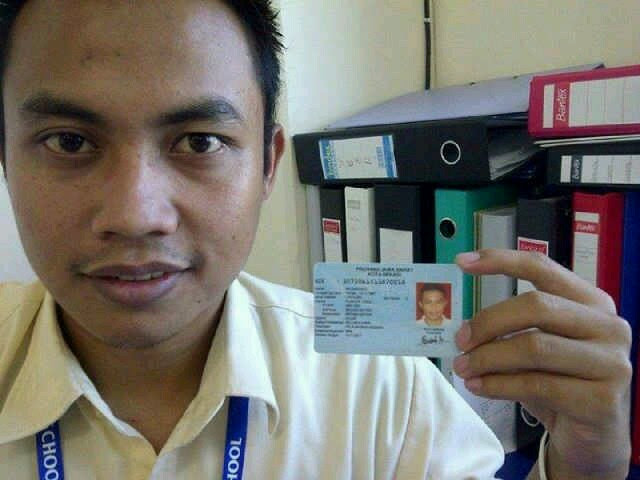
#> input picture test/images/test1.jpg, 640 x 480 px, found by its file name; its folder holds only this picture in this run
$ python ShowBoundingBox.py
#> lines starting #> are read from the running program, lines starting #| are printed output that depends on the picture
import os
import cv2
import numpy as np
import matplotlib.pyplot as plt


def face_coord(faces):
    return faces[:1][0]


def ktp_coord(ktps):
    if len(ktps) > 1:
        ktp = np.mean(ktps, axis=0, dtype=int)
        return ktp
    else:
        return ktps[0]


def define_position(ktp_position, face_position):
    kx, ky, kw, kh = ktp_position
    fx, fy, fw, fh = face_position

    c_x = (fx + (fx + fw)) / 2
    c_y = (fy + (fy + fh)) / 2

    br_x = fx+fw
    br_y = fy+fh

    tr_x = fx+fw
    tr_y = fy

    bl_x = fx
    bl_y = fy+fh

    if kx < c_x:
        if ky < c_y:
            if kx >= fx:
                return "Top"
            else:
                return "Left"
        else:
            if kx >= bl_x:
                return "Bottom"
            else:
                return "Left"
    else:
        if ky < c_y:
            if kx <= tr_x:
                return "Top"
            else:
                return "Right"
        else:
            if kx <= br_x:
                return "Bottom"
            else:
                return "Right"


def plot_image(image, ktp_position,
               face_position, position_desc):
    font = cv2.FONT_HERSHEY_SIMPLEX
    kx, ky, kw, kh = ktp_position
    fx, fy, fw, fh = face_position
    cv2.rectangle(
        image,
        (kx, ky),
        (kx + kw, ky + kh),
        (255, 0, 0), 2)
    cv2.rectangle(
        image,
        (fx, fy),
        (fx + fw, fy + fh),
        (0, 255, 0), 2)
    cv2.putText(
        image,
        position_desc,
        (kx - 5, ky - 5),
        font, 0.7,
        (255, 255, 0), 2,
        cv2.LINE_AA)
    return image


def classify_object_in(image):
    gray = cv2.cvtColor(image, cv2.COLOR_BGR2GRAY)

    ktpCascade = cv2.CascadeClassifier('trainedclassifier/ktpcascade.xml')
    faceCascade = cv2.CascadeClassifier('trainedclassifier/facecascade.xml')

    faces = faceCascade.detectMultiScale(gray, 1.1, 5)
    ktps = ktpCascade.detectMultiScale(gray, 1.1, 5)

    ktp_position = ktp_coord(ktps)
    face_position = face_coord(faces)

    position = define_position(
        ktp_position,
        face_position)
    new_image = plot_image(
        image,
        ktp_position,
        face_position,
        position)

    return new_image


def classify_all_test_images():
    for image in os.listdir('test/images'):
        im = cv2.imread('test/images/' + image)
#> im is the input picture: shape (480, 640, 3); mean B, G, R 110.6, 117.6, 120.8
        new_image = classify_object_in(im)
#> in classify_object_in, `gray = cv2.cvtColor(image, cv2.COLOR_BGR2GRAY)`:
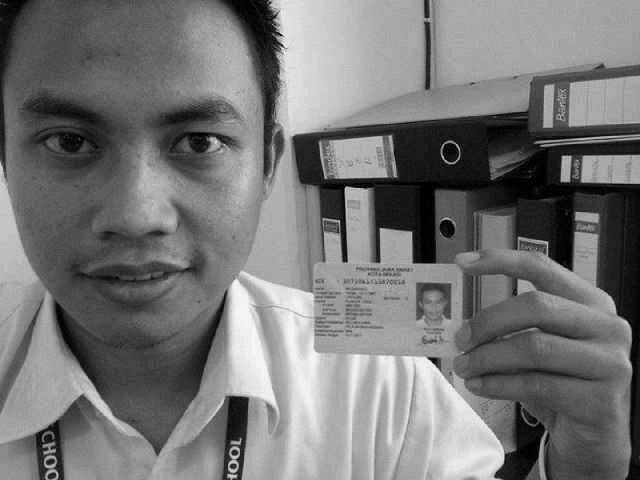
#> gray: shape (480, 640); min 0, max 249, mean 117.8
#> in classify_object_in, `faces = faceCascade.detectMultiScale(gray, 1.1, 5)`: faces = [[419, 291, 29, 29], [9, 41, 277, 277]]
#> in classify_object_in, `ktps = ktpCascade.detectMultiScale(gray, 1.1, 5)`: ktps = [[472, 212, 48, 48], [332, 133, 50, 50], [368, 170, 69, 69], [324, 247, 115, 115]]
#> in ktp_coord, `ktp = np.mean(ktps, axis=0, dtype=int)`: ktp = [374, 190, 70, 70]
#> in classify_object_in, `face_position = face_coord(faces)`: face_position = [419, 291, 29, 29]
#> in define_position, `kx, ky, kw, kh = ktp_position`: kx = 374; ky = 190; kw = 70
#> in define_position, `fx, fy, fw, fh = face_position`: fx = 419; fy = 291; fw = 29
#> in define_position, `c_x = (fx + (fx + fw)) / 2`: c_x = 433.5
#> in define_position, `c_y = (fy + (fy + fh)) / 2`: c_y = 305.5
#> in define_position, `br_x = fx+fw`: br_x = 448
#> in define_position, `br_y = fy+fh`: br_y = 320
#> in define_position, `tr_x = fx+fw`: tr_x = 448
#> in define_position, `tr_y = fy`: tr_y = 291
#> in define_position, `bl_x = fx`: bl_x = 419
#> in define_position, `bl_y = fy+fh`: bl_y = 320
#> in classify_object_in, `position = define_position( ktp_position, face_position)`: position = 'Left'
#> in plot_image, `kx, ky, kw, kh = ktp_position`: kx = 374; ky = 190; kw = 70
#> in plot_image, `fx, fy, fw, fh = face_position`: fx = 419; fy = 291; fw = 29
#> in plot_image, `cv2.putText( image, position_desc, (kx - 5, ky - 5), font, 0.7, (255, ..`:
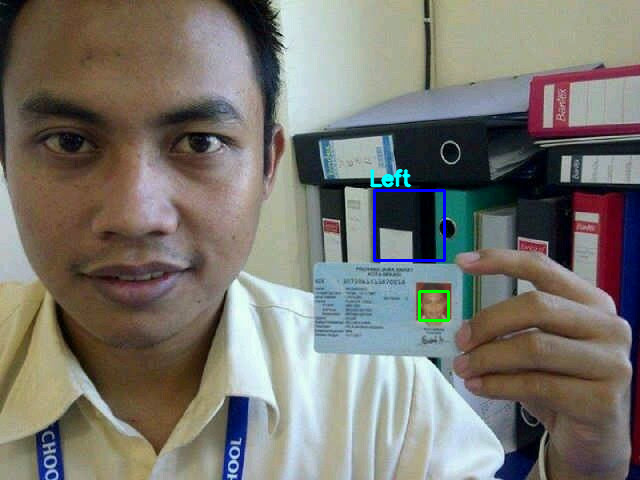
#> image: shape (480, 640, 3); mean B, G, R 111.2, 117.8, 120.5
        plt.imshow(new_image)
        plt.show()


if __name__ == '__main__':
    classify_all_test_images()

$ run again, on test/images/test5.jpg
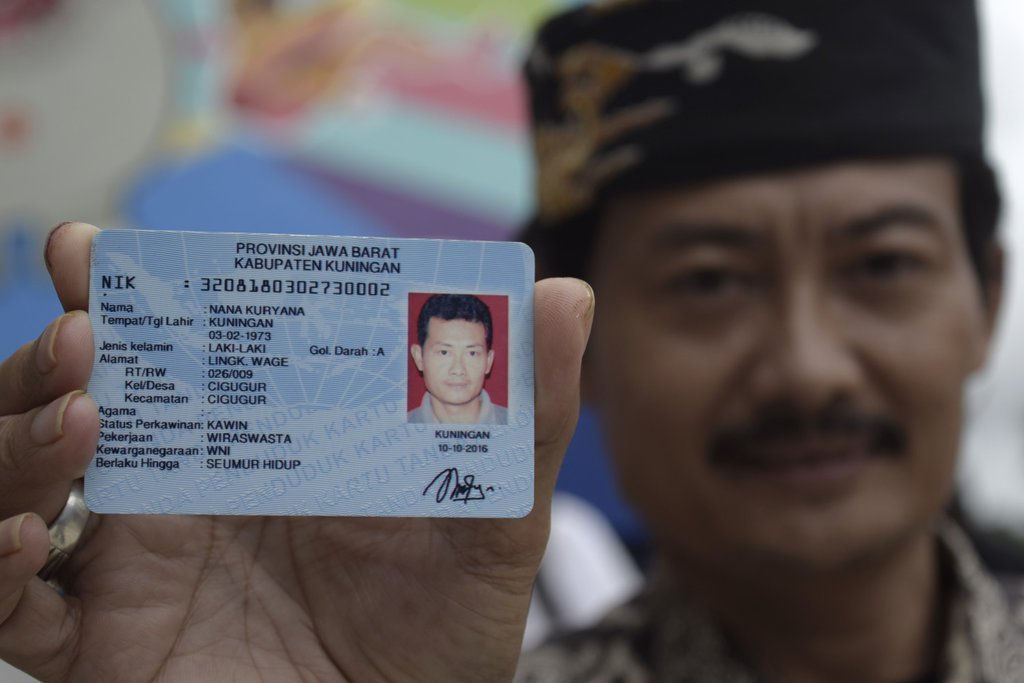
#> input picture test/images/test5.jpg, 1024 x 683 px, found by its file name
#> in classify_all_test_images, im is the input picture: shape (683, 1024, 3); mean B, G, R 91.6, 89.1, 93.4
#> in classify_object_in, `gray = cv2.cvtColor(image, cv2.COLOR_BGR2GRAY)`:
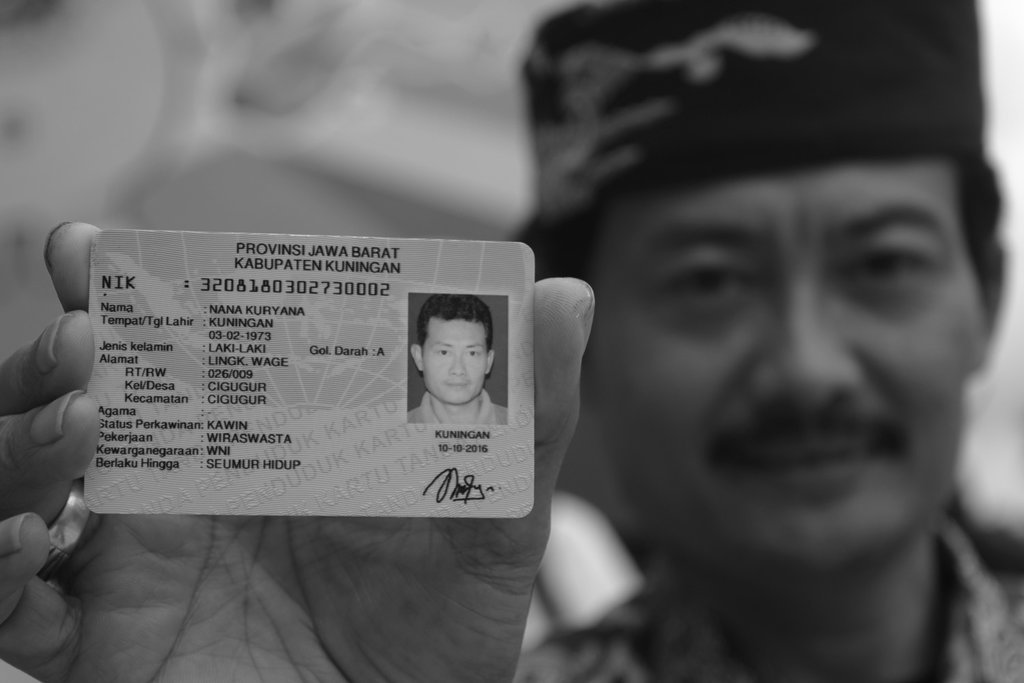
#> gray: shape (683, 1024); min 7, max 253, mean 90.7
#> faces = [[422, 325, 73, 73], [576, 112, 429, 429]]
#> ktps = [[162, 343, 53, 53], [261, 461, 56, 56], [182, 225, 61, 61], [424, 353, 56, 56], [226, 226, 307, 307]]
#> ktp = [251, 321, 106, 106]
#> face_position = [422, 325, 73, 73]
#> in define_position, `kx, ky, kw, kh = ktp_position`: kx = 251; ky = 321; kw = 106
#> in define_position, `fx, fy, fw, fh = face_position`: fx = 422; fy = 325; fw = 73
#> c_x = 458.5
#> c_y = 361.5
#> br_x = 495
#> br_y = 398
#> tr_x = 495
#> tr_y = 325
#> bl_x = 422
#> bl_y = 398
#> position = 'Left'
#> in plot_image, `kx, ky, kw, kh = ktp_position`: kx = 251; ky = 321; kw = 106
#> in plot_image, `fx, fy, fw, fh = face_position`: fx = 422; fy = 325; fw = 73
#> in plot_image, `cv2.putText( image, position_desc, (kx - 5, ky - 5), font, 0.7, (255, ..`:
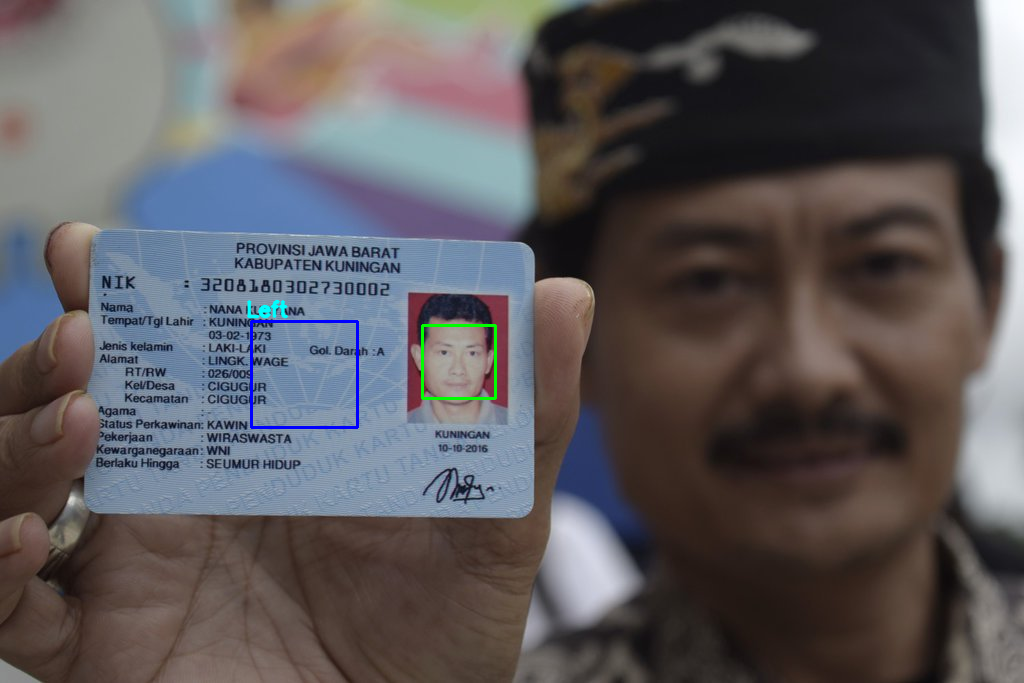
#> image: shape (683, 1024, 3); mean B, G, R 91.8, 89.1, 93

$ run again, on test/images/test6.jpg
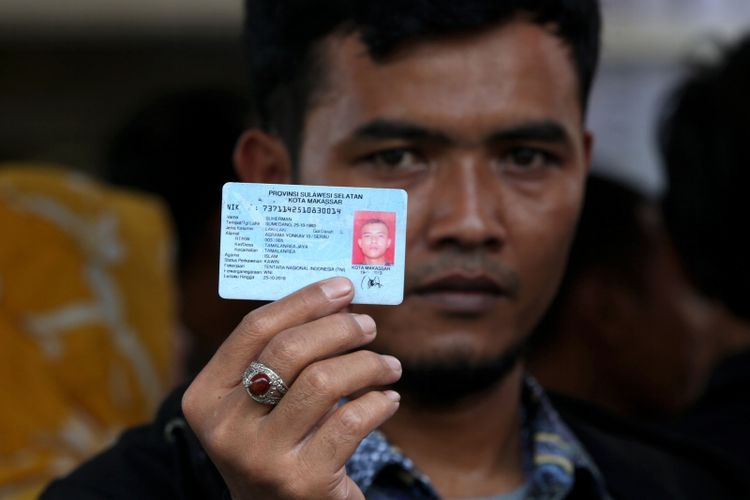
#> input picture test/images/test6.jpg, 750 x 500 px, found by its file name
#> in classify_all_test_images, im is the input picture: shape (500, 750, 3); mean B, G, R 46.2, 53.8, 65.9
#> in classify_object_in, `gray = cv2.cvtColor(image, cv2.COLOR_BGR2GRAY)`:
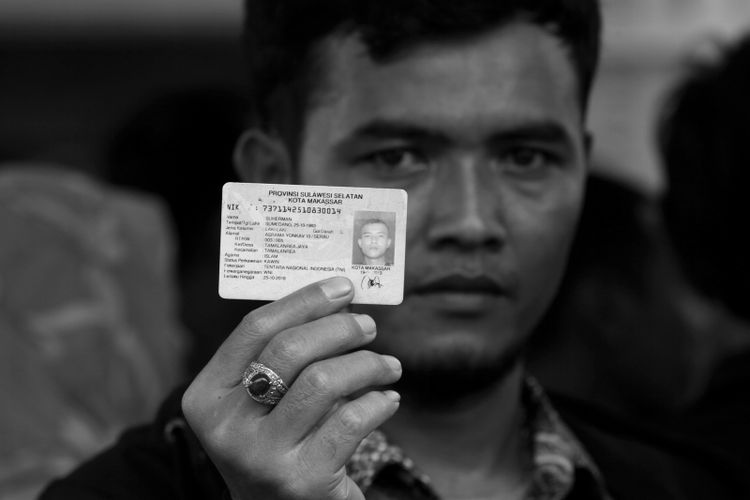
#> gray: shape (500, 750); min 0, max 254, mean 56.5
#> faces = [[319, 46, 297, 297]]
#> ktps = [[239, 180, 117, 117]]
#> ktp_position = [239, 180, 117, 117]
#> face_position = [319, 46, 297, 297]
#> in define_position, `kx, ky, kw, kh = ktp_position`: kx = 239; ky = 180; kw = 117
#> in define_position, `fx, fy, fw, fh = face_position`: fx = 319; fy = 46; fw = 297
#> c_x = 467.5
#> c_y = 194.5
#> br_x = 616
#> br_y = 343
#> tr_x = 616
#> tr_y = 46
#> bl_x = 319
#> bl_y = 343
#> position = 'Left'
#> in plot_image, `kx, ky, kw, kh = ktp_position`: kx = 239; ky = 180; kw = 117
#> in plot_image, `fx, fy, fw, fh = face_position`: fx = 319; fy = 46; fw = 297
#> in plot_image, `cv2.putText( image, position_desc, (kx - 5, ky - 5), font, 0.7, (255, ..`:
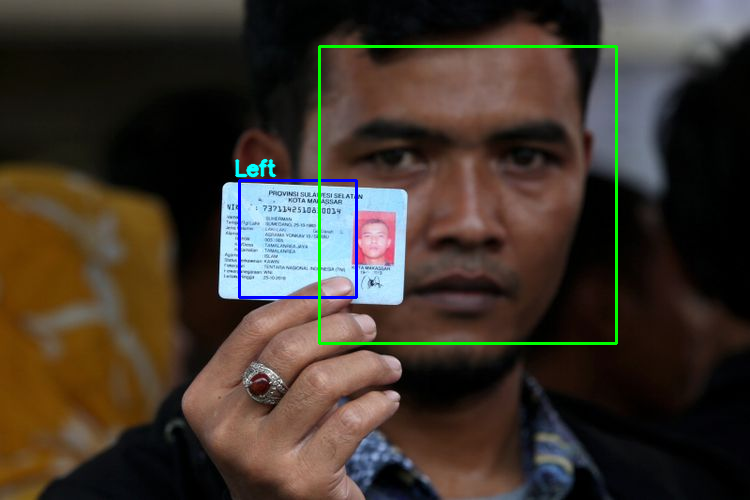
#> image: shape (500, 750, 3); mean B, G, R 46.2, 55.2, 64.6

$ run again, on test/images/test2.jpg
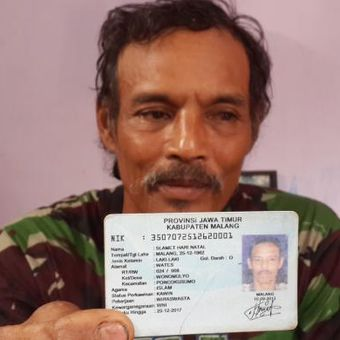
#> input picture test/images/test2.jpg, 340 x 340 px, found by its file name
#> in classify_all_test_images, im is the input picture: shape (340, 340, 3); mean B, G, R 116.7, 123.6, 153.5
#> in classify_object_in, `gray = cv2.cvtColor(image, cv2.COLOR_BGR2GRAY)`:
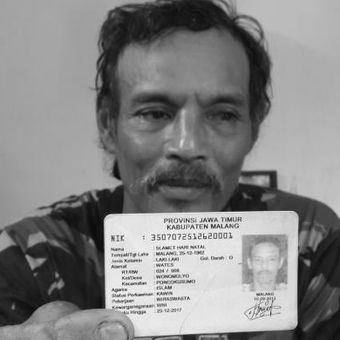
#> gray: shape (340, 340); min 6, max 255, mean 131.8
#> faces = [[246, 245, 39, 39], [225, 248, 83, 83], [97, 42, 180, 180]]
#> ktps = [[160, 232, 50, 50], [114, 247, 63, 63], [169, 234, 99, 99]]
#> ktp = [147, 237, 70, 70]
#> face_position = [246, 245, 39, 39]
#> in define_position, `kx, ky, kw, kh = ktp_position`: kx = 147; ky = 237; kw = 70
#> in define_position, `fx, fy, fw, fh = face_position`: fx = 246; fy = 245; fw = 39
#> c_x = 265.5
#> c_y = 264.5
#> br_x = 285
#> br_y = 284
#> tr_x = 285
#> tr_y = 245
#> bl_x = 246
#> bl_y = 284
#> position = 'Left'
#> in plot_image, `kx, ky, kw, kh = ktp_position`: kx = 147; ky = 237; kw = 70
#> in plot_image, `fx, fy, fw, fh = face_position`: fx = 246; fy = 245; fw = 39
#> in plot_image, `cv2.putText( image, position_desc, (kx - 5, ky - 5), font, 0.7, (255, ..`:
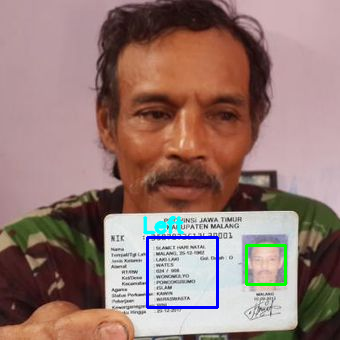
#> image: shape (340, 340, 3); mean B, G, R 116.4, 122.6, 150.6
